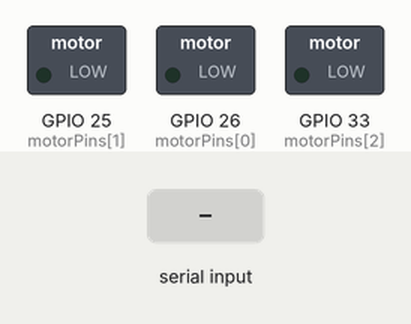
Recording of a sketch running on a simulated ESP32. Shown: switched loads named in the sketch (green lamp = pin HIGH). The test bench sets the inputs (shaded band). What the sketch prints to the serial monitor is not drawn.

Above: at 1.8 s.
1.9 s: "firstroots\n" received over Serial
At 2.16 s:
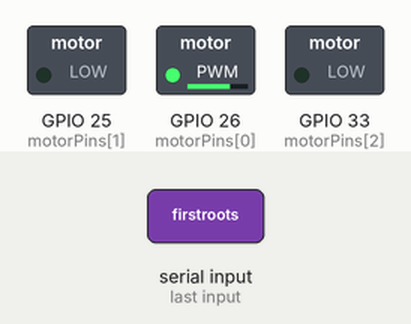
4.4 s: "firsttrueleaves\n" received over Serial
At 5.5 s:
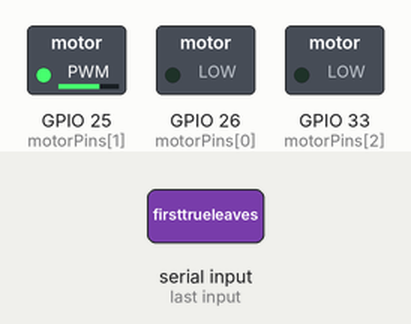
5.9 s: "growing\n" received over Serial
At 8.72 s:
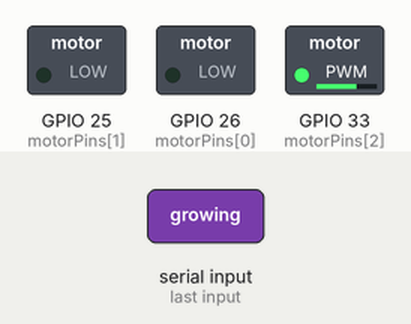
Timing chart, 0 to 10.4 s (numbered marks = the images above; inputs shaded):
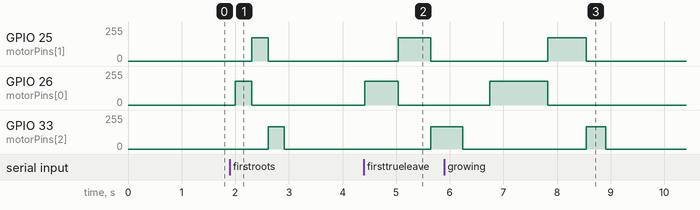

Measured:
- after the input at 1.9 s, GPIO 25 (motorPins[1]): 0/255 → 173/255 after 0.41 s, → 0/255 0.30 s later; GPIO 26 (motorPins[0]): 0/255 → 179/255 after 0.10 s, → 0/255 0.31 s later; GPIO 33 (motorPins[2]): 0/255 → 168/255 after 0.71 s, → 0/255 0.30 s later
- after the input at 4.4 s, GPIO 25 (motorPins[1]): 0/255 → 173/255 after 0.64 s, → 0/255 0.60 s later; GPIO 26 (motorPins[0]): 0/255 → 179/255 at once, → 0/255 0.63 s later; GPIO 33 (motorPins[2]): 0/255 → 168/255 after 1.2 s
- after the input at 5.9 s, GPIO 25 (motorPins[1]): 0/255 → 173/255 after 1.9 s, → 0/255 0.72 s later; GPIO 26 (motorPins[0]): 0/255 → 179/255 after 0.84 s, → 0/255 1.1 s later

The sketch:

dosingESP32.ino
```cpp
const int motorPins[3] = {26, 25, 33}; // Пины PWM, подключенные к моторам на ESP32
const int motorSpeeds[3] = {180, 174, 169}; // Скорость для каждого мотора
const int motorCycleTime = 600; // Время цикла работы мотора в миллисекундах (600мс)

void setup() {
  Serial.begin(9600);
  // Инициализация пинов мотора как выходов
  for (int i = 0; i < 3; i++) {
    pinMode(motorPins[i], OUTPUT);
    ledcSetup(i, 1000, 8); // Настройка канала PWM, частота 1000 Гц, разрешение 8 бит
    ledcAttachPin(motorPins[i], i); // Привязка пина мотора к каналу PWM
  }
}

void loop() {
  // Ожидание названия функции, которую пользователь введет в Serial порт
    if (Serial.available() > 0) {
      Serial.println(" ");
    String command = Serial.readStringUntil('\n'); // Чтение команды из последовательного монитора
    command.toLowerCase(); //перевод в нижний регистр

    //запуск сценария добавления удобрений в соответствии с введенной командой
    //Сценарий запускается с расчетом на 1 литр раствора
    //После перемешивания и анализа eC раствора, можно запустить функцию еще раз
    if (command == "firstroots") {
      firstRoots();
    } else if (command == "firsttrueleaves") {
      firstTrueLeaves();
    } else if (command == "growing") {
      growing();
    } else if (command == "preflowering") {
      preFlowering();
    } else if (command == "flowering") {
      flowering();
    }
  }
  delay(500);
}

void runMotor(int motorIndex, float cycles) {
  int duration = motorCycleTime * cycles; // Расчет продолжительности работы мотора
  ledcWrite(motorIndex, motorSpeeds[motorIndex]); // Установка скорости мотора с использованием PWM
  Serial.print("Мотор № ");Serial.print(motorIndex);Serial.print(". Объем (мл): ");Serial.println(cycles);
  delay(duration); // Поддержание работы мотора в течение рассчитанной продолжительности
  ledcWrite(motorIndex, 0); // Остановка мотора
}

//первые корешки
void firstRoots() {
  Serial.println("Первые корешки");
  runMotor(0, 0.5);
  runMotor(1, 0.5);
  runMotor(2, 0.5);
}

//первые настоящие листья
void firstTrueLeaves() {
  Serial.println("Первые настоящие листья");
  runMotor(0, 1);
  runMotor(1, 1);
  runMotor(2, 1);
}

//рост
void growing() {
  Serial.println("Вегетация");
  runMotor(0, 1.8);
  runMotor(1, 1.2);
  runMotor(2, 0.6);
}

//предцвет
void preFlowering() {
  Serial.println("Предцвет");
  runMotor(0, 2);
  runMotor(1, 2);
  runMotor(2, 1.5);
}

//цветение
void flowering() {
  Serial.println("Цветение");
  runMotor(0, 0.8);
  runMotor(1, 1.6);
  runMotor(2, 2.4);
}
```
